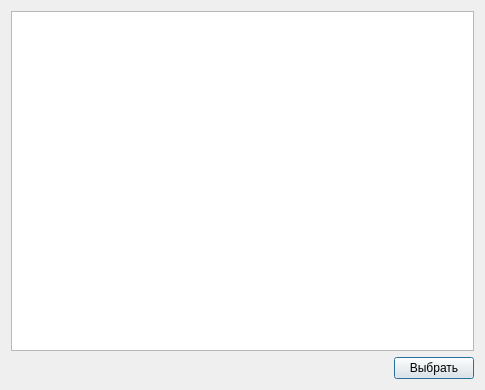
<?xml version="1.0" encoding="UTF-8"?>
<ui version="4.0">
 <class>FileSelectionDialog</class>
 <widget class="QDialog" name="FileSelectionDialog">
  <property name="geometry">
   <rect>
    <x>0</x>
    <y>0</y>
    <width>485</width>
    <height>390</height>
   </rect>
  </property>
  <property name="windowTitle">
   <string>Выбор файла</string>
  </property>
  <layout class="QHBoxLayout" name="horizontalLayout_2">
   <item>
    <layout class="QVBoxLayout" name="verticalLayout">
     <item>
      <widget class="QListView" name="listView"/>
     </item>
     <item>
      <layout class="QHBoxLayout" name="horizontalLayout">
       <item>
        <spacer name="horizontalSpacer">
         <property name="orientation">
          <enum>Qt::Horizontal</enum>
         </property>
         <property name="sizeHint" stdset="0">
          <size>
           <width>40</width>
           <height>20</height>
          </size>
         </property>
        </spacer>
       </item>
       <item>
        <widget class="QPushButton" name="fileSelectionButton">
         <property name="text">
          <string>Выбрать</string>
         </property>
        </widget>
       </item>
      </layout>
     </item>
    </layout>
   </item>
  </layout>
 </widget>
 <resources/>
 <connections/>
</ui>
